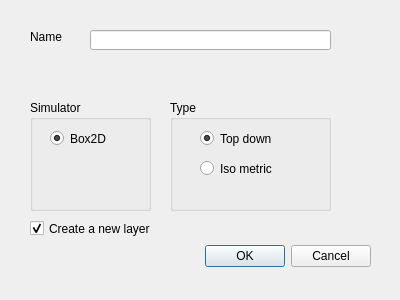
<?xml version="1.0" encoding="UTF-8"?>
<ui version="4.0">
 <class>NewWorldDialog</class>
 <widget class="QDialog" name="NewWorldDialog">
  <property name="geometry">
   <rect>
    <x>0</x>
    <y>0</y>
    <width>400</width>
    <height>300</height>
   </rect>
  </property>
  <property name="windowTitle">
   <string>Dialog</string>
  </property>
  <widget class="QDialogButtonBox" name="buttonBox">
   <property name="geometry">
    <rect>
     <x>30</x>
     <y>240</y>
     <width>341</width>
     <height>32</height>
    </rect>
   </property>
   <property name="orientation">
    <enum>Qt::Horizontal</enum>
   </property>
   <property name="standardButtons">
    <set>QDialogButtonBox::Cancel|QDialogButtonBox::Ok</set>
   </property>
  </widget>
  <widget class="QLabel" name="label">
   <property name="geometry">
    <rect>
     <x>30</x>
     <y>30</y>
     <width>46</width>
     <height>13</height>
    </rect>
   </property>
   <property name="text">
    <string>Name</string>
   </property>
  </widget>
  <widget class="QLineEdit" name="editName">
   <property name="geometry">
    <rect>
     <x>90</x>
     <y>30</y>
     <width>241</width>
     <height>20</height>
    </rect>
   </property>
  </widget>
  <widget class="QGroupBox" name="groupBox">
   <property name="geometry">
    <rect>
     <x>30</x>
     <y>100</y>
     <width>121</width>
     <height>111</height>
    </rect>
   </property>
   <property name="title">
    <string>Simulator</string>
   </property>
   <widget class="QRadioButton" name="radioBox2D">
    <property name="geometry">
     <rect>
      <x>20</x>
      <y>30</y>
      <width>82</width>
      <height>17</height>
     </rect>
    </property>
    <property name="text">
     <string>Box2D</string>
    </property>
    <property name="checked">
     <bool>true</bool>
    </property>
   </widget>
  </widget>
  <widget class="QGroupBox" name="groupBox_2">
   <property name="geometry">
    <rect>
     <x>170</x>
     <y>100</y>
     <width>161</width>
     <height>111</height>
    </rect>
   </property>
   <property name="title">
    <string>Type</string>
   </property>
   <widget class="QRadioButton" name="radioTopDown">
    <property name="geometry">
     <rect>
      <x>30</x>
      <y>30</y>
      <width>82</width>
      <height>17</height>
     </rect>
    </property>
    <property name="text">
     <string>Top down</string>
    </property>
    <property name="shortcut">
     <string>Ctrl+S</string>
    </property>
    <property name="checked">
     <bool>true</bool>
    </property>
   </widget>
   <widget class="QRadioButton" name="radioIsoMetric">
    <property name="geometry">
     <rect>
      <x>30</x>
      <y>60</y>
      <width>82</width>
      <height>17</height>
     </rect>
    </property>
    <property name="text">
     <string>Iso metric</string>
    </property>
   </widget>
  </widget>
  <widget class="QCheckBox" name="checkBox">
   <property name="geometry">
    <rect>
     <x>30</x>
     <y>220</y>
     <width>291</width>
     <height>17</height>
    </rect>
   </property>
   <property name="text">
    <string>Create a new layer</string>
   </property>
   <property name="checked">
    <bool>true</bool>
   </property>
  </widget>
 </widget>
 <resources/>
 <connections>
  <connection>
   <sender>buttonBox</sender>
   <signal>accepted()</signal>
   <receiver>NewWorldDialog</receiver>
   <slot>accept()</slot>
   <hints>
    <hint type="sourcelabel">
     <x>248</x>
     <y>254</y>
    </hint>
    <hint type="destinationlabel">
     <x>157</x>
     <y>274</y>
    </hint>
   </hints>
  </connection>
  <connection>
   <sender>buttonBox</sender>
   <signal>rejected()</signal>
   <receiver>NewWorldDialog</receiver>
   <slot>reject()</slot>
   <hints>
    <hint type="sourcelabel">
     <x>316</x>
     <y>260</y>
    </hint>
    <hint type="destinationlabel">
     <x>286</x>
     <y>274</y>
    </hint>
   </hints>
  </connection>
 </connections>
</ui>
